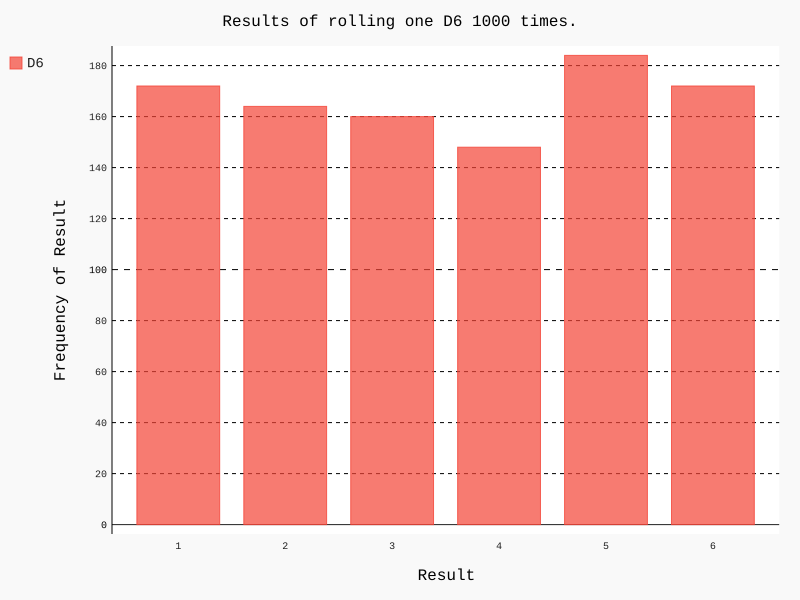

Source code (Python):
import pygal
from die import Die

# Создание кубика D6.
die = Die()

# Моделирование серии бросков с сохранением результатов в списке.
results = []
for roll_num in range(1000):
    result = die.roll()
    results.append(result)

# Анализ результатов.
frequencies = []
for value in range(1, die.num_sides+1):
    frequency = results.count(value)
    frequencies.append(frequency)

# Визуализация результатов.
hist = pygal.Bar()
hist.title = "Results of rolling one D6 1000 times."
hist.x_labels = ['1', '2', '3', '4', '5', '6']
hist.x_title = "Result"
hist.y_title = "Frequency of Result"
hist.add('D6', frequencies)
hist.render_to_file('die_visual.svg')
